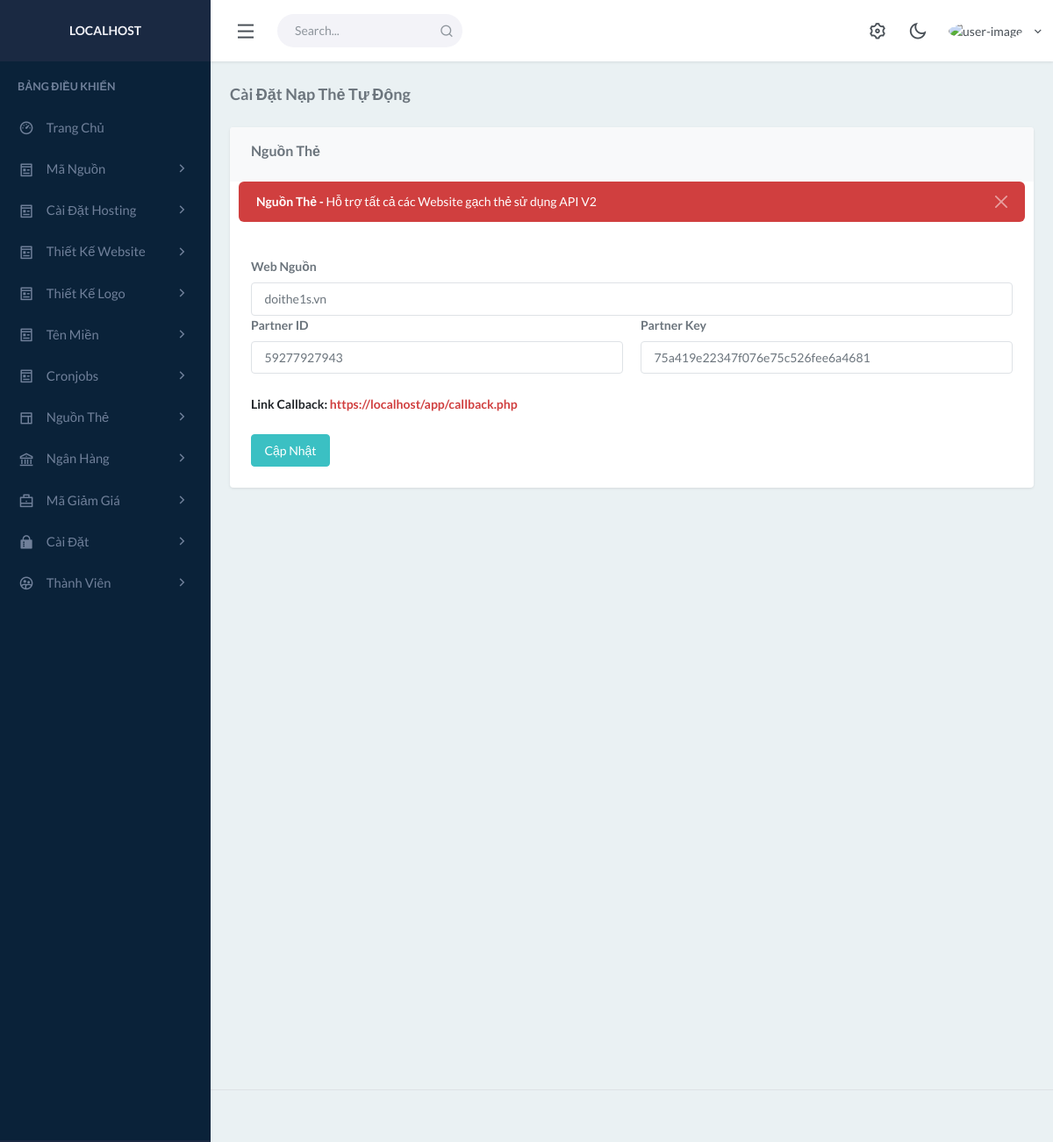
Screenshot of /administrator/system-card.php (signed in) with the database file from the repository.
### tables this page shows
CREATE TABLE `System` (
  `id` int(11) NOT NULL,
  `title` text DEFAULT NULL,
  `description` text DEFAULT NULL,
  `keywords` text DEFAULT NULL,
  `modal` text DEFAULT NULL,
  `affiliate` decimal(5,2) NOT NULL,
  `facebook` text DEFAULT NULL,
  `zalo_group` text DEFAULT NULL,
  `telegram` text DEFAULT NULL,
  `logo` text DEFAULT NULL,
  `image` text DEFAULT NULL,
  `shortcut` text DEFAULT NULL,
  `date_cron` text DEFAULT NULL,
  `sitecard` text DEFAULT NULL,
  `partner_id` text DEFAULT NULL,
  `partner_key` text DEFAULT NULL,
  `token_momo` text DEFAULT NULL,
  `copyright` text DEFAULT NULL
);

### app/config.php (called while the page is built, shortened)
<?php
$localhost = 'localhost';
$database = 'localhost';
$userbase = 'localhost';
$passbase = 'localhost';
$connect = mysqli_connect($localhost, $database, $userbase, $passbase) or die('Unable to connect to database, contact author for support!');;
$connect->query("SET NAMES 'UTF8'");
if(isset($_SESSION['users'])){
    $getUser = $connect->query("SELECT * FROM Users WHERE username = '".$_SESSION['users']."'")->fetch_array();
    $connect->query("UPDATE `Users` SET `date_online`='".time()."'WHERE username = '".$getUser['username']."'");
}
$system = $connect->query("SELECT * FROM System WHERE id = '1'")->fetch_array();
?>

### administrator/layouts/core.php (called while the page is built, shortened)
<?php
include('../app/config.php');
?>

### administrator/system-card.php (the view, shortened to what this page needs)
<?php
include('layouts/header.php');
?>
<div class="content-page">
            <div class="content">
                <div class="container-fluid">
                    <div class="row">
                        <div class="col-12">
                            <div class="page-title-box">
                                <h4 class="page-title"> Cài Đặt Nạp Thẻ Tự Động </h4>
                            </div>
                        </div>
                    </div>
                    <div class="row">
    <div class="col-lg-12">
        <div class="card">
            <div class="card-header">
                <h4 class="header-title"> Nguồn Thẻ  </h4>
            </div>
            <div class="container">
            <div class="alert alert-danger alert-dismissible text-bg-danger border-0 fade show" role="alert">
                    <button type="button" class="btn-close btn-close-white" data-bs-dismiss="alert" aria-label="Close"></button>
                    <strong> Nguồn Thẻ - </strong> Hỗ trợ tất cả các Website gạch thẻ sử dụng API V2
                </div>
            </div>
            <div class="card-body">
                <div class="needs-validation" novalidate="">
                    <div class="mb-3">
                        <div class="row">
                   	    <div class="col-12">
                                <label class="form-label" for="name"> Web Nguồn </label>
                                <input type="text" class="form-control" id="sitecard" placeholder="Web Nguồn" value="<?=$system['sitecard'];?>" readonly>
                            </div>
                            <br><div class="col-6">
                                <label class="form-label" for="name"> Partner ID </label>
                                <input type="text" class="form-control" id="partner_id" placeholder="Lấy Tại Web Nguồn" value="<?=$system['partner_id'];?>">
                            </div>
                            <div class="col-6">
                                <label class="form-label" for="uname"> Partner Key </label>
                                <input type="text" id="partner_key" class="form-control" placeholder="Lấy Tại Web Nguồn Thẻ" value="<?=$system['partner_key'];?>">
                            </div>
                        </div>
                    </div>
                    <div class="mb-3">
                        <div class="row">
                            <div class="col-12">
                                <strong class="text-dark"> Link Callback: <strong class="text-danger">https://<?=$_SERVER['SERVER_NAME'];?>/app/callback.php</strong></strong>
                            </div>
                        </div>
                    </div>
                    <button class="btn btn-primary" onclick="ThemMayChu()"> Cập Nhật </button>
                </div>
            </div>
        </div>
    </div>
</div>
                </div>
            </div>
        </div>
<?php
include('layouts/footer.php');
?>

### rows the page displays
system: sitecard "doithe1s.vn", partner "59277927943", partner_key "75a419e22347f076e75c526fee6a4681"

### other values shown
inHoaString($_SERVER['SERVER_NAME']) "LOCALHOST"
$_SERVER['SERVER_NAME'] "localhost"
